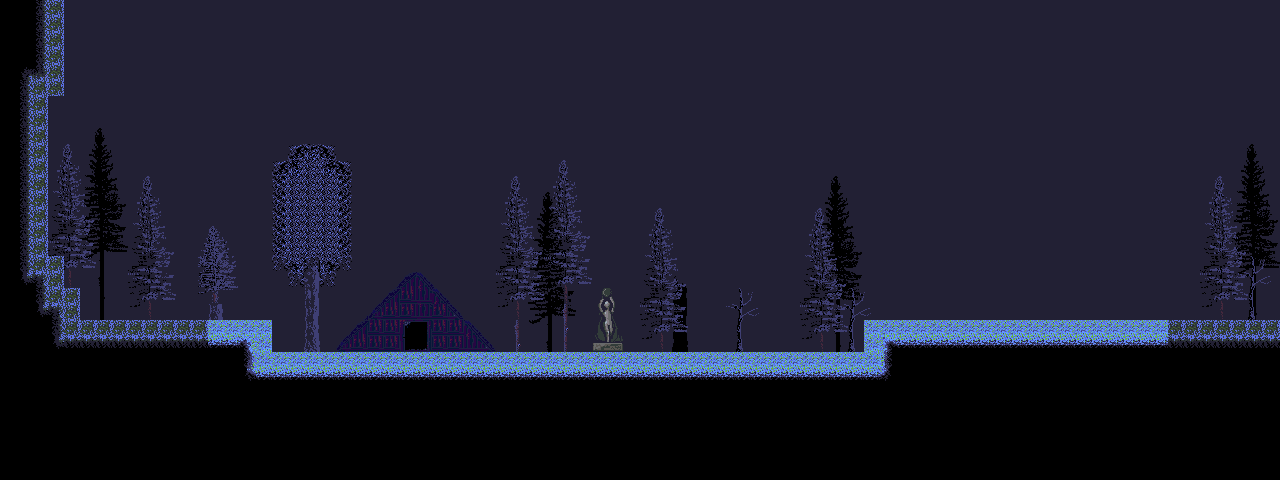

Below is a game level as drawn by its tile map, then a one-line description and the .tmx that defines it (tile-layer data replaced by summaries):
An orthogonal 80x30 tile map with 16x16 px tiles, 4 tile layers (SilhouetteLayer, BackgroundLayer, GameLayer, ForegroundLayer), 2 tilesets and 3 objects (door, shrine, spawn).

<map version="1.0" orientation="orthogonal" renderorder="left-up" width="80" height="30" tilewidth="16" tileheight="16" backgroundcolor="#222034" nextobjectid="24">
 <properties>
  <property name="exitRight" value="erreck_04.tmx" />
  <property name="spawnRight" value="playerSpawnLeft" />
 </properties>
 <tileset firstgid="1" name="Erreck_Road_tileset" tilewidth="16" tileheight="16">
  <image source="../graphics/levels/Erreck_Road_tileset.png" trans="ff00ff" width="512" height="512" />
  <terraintypes>
   <terrain name="stone" tile="-1" />
   <terrain name="grass" tile="-1" />
   <terrain name="folisilho" tile="-1" />
   <terrain name="foliage" tile="-1" />
  </terraintypes>
  <tile id="1" terrain=",,,0" />
  <tile id="2" terrain=",,0," />
  <tile id="4" terrain=",,,1" />
  <tile id="5" terrain=",,1," />
  <tile id="18" terrain=",,,3" />
  <tile id="20" terrain=",,3," />
  <tile id="26" terrain=",,,2" />
  <tile id="28" terrain=",,2," />
  <tile id="32" terrain=",,0,0" />
  <tile id="33" terrain=",0,0,0" />
  <tile id="34" terrain="0,,0,0" />
  <tile id="35" terrain=",,1,1" />
  <tile id="36" terrain=",1,1,1" />
  <tile id="37" terrain="1,,1,1" />
  <tile id="49" terrain=",,3,3" />
  <tile id="50" terrain=",3,3,3" />
  <tile id="51" terrain="3,3,3,3" />
  <tile id="52" terrain="3,,3,3" />
  <tile id="57" terrain=",,2,2" />
  <tile id="58" terrain=",2,2,2" />
  <tile id="59" terrain="2,2,2,2" />
  <tile id="60" terrain="2,,2,2" />
  <tile id="64" terrain="0,0,," />
  <tile id="65" terrain="0,0,,0" />
  <tile id="66" terrain="0,0,0," />
  <tile id="67" terrain="1,1,," />
  <tile id="68" terrain="1,1,,1" />
  <tile id="69" terrain="1,1,1," />
  <tile id="82" terrain="3,3,,3" />
  <tile id="84" terrain="3,3,3," />
  <tile id="90" terrain="2,2,,2" />
  <tile id="92" terrain="2,2,2," />
  <tile id="97" terrain=",0,,0" />
  <tile id="98" terrain="0,,0," />
  <tile id="100" terrain=",1,,1" />
  <tile id="101" terrain="1,,1," />
  <tile id="114" terrain=",3,,3" />
  <tile id="116" terrain="3,,3," />
  <tile id="122" terrain=",2,,2" />
  <tile id="124" terrain="2,,2," />
  <tile id="129" terrain=",0,," />
  <tile id="130" terrain="0,,," />
  <tile id="132" terrain=",1,," />
  <tile id="133" terrain="1,,," />
  <tile id="145" terrain="3,3,," />
  <tile id="146" terrain=",3,," />
  <tile id="148" terrain="3,,," />
  <tile id="153" terrain="2,2,," />
  <tile id="154" terrain=",2,," />
  <tile id="156" terrain="2,,," />
  <tile id="160" terrain="0,0,0,0" />
  <tile id="163" terrain="1,1,1,1" />
 </tileset>
 <tileset firstgid="1025" name="Olaf_tileset" tilewidth="16" tileheight="16">
  <image source="../graphics/levels/Olaf_tileset.png" trans="ff00ff" width="512" height="512" />
  <terraintypes>
   <terrain name="grass" tile="-1" />
   <terrain name="stone" tile="-1" />
   <terrain name="foliage" tile="-1" />
   <terrain name="foliagesilho" tile="-1" />
  </terraintypes>
  <tile id="1" terrain=",,,0" />
  <tile id="2" terrain=",,0," />
  <tile id="4" terrain=",,,1" />
  <tile id="5" terrain=",,1," />
  <tile id="18" terrain=",,,2" />
  <tile id="20" terrain=",,2," />
  <tile id="26" terrain=",,,3" />
  <tile id="28" terrain=",,3," />
  <tile id="32" terrain=",,0,0" />
  <tile id="33" terrain=",0,0,0" />
  <tile id="34" terrain="0,,0,0" />
  <tile id="35" terrain=",,1,1" />
  <tile id="36" terrain=",1,1,1" />
  <tile id="37" terrain="1,,1,1" />
  <tile id="49" terrain=",,2,2" />
  <tile id="50" terrain=",2,2,2" />
  <tile id="51" terrain="2,2,2,2" />
  <tile id="52" terrain="2,,2,2" />
  <tile id="57" terrain=",,3,3" />
  <tile id="58" terrain=",3,3,3" />
  <tile id="59" terrain="3,3,3,3" />
  <tile id="60" terrain="3,,3,3" />
  <tile id="64" terrain="0,0,," />
  <tile id="65" terrain="0,0,,0" />
  <tile id="66" terrain="0,0,0," />
  <tile id="67" terrain="1,1,," />
  <tile id="68" terrain="1,1,,1" />
  <tile id="69" terrain="1,1,1," />
  <tile id="82" terrain="2,2,,2" />
  <tile id="84" terrain="2,2,2," />
  <tile id="90" terrain="3,3,,3" />
  <tile id="92" terrain="3,3,3," />
  <tile id="97" terrain=",0,,0" />
  <tile id="98" terrain="0,,0," />
  <tile id="100" terrain=",1,,1" />
  <tile id="101" terrain="1,,1," />
  <tile id="114" terrain=",2,,2" />
  <tile id="116" terrain="2,,2," />
  <tile id="122" terrain=",3,,3" />
  <tile id="124" terrain="3,,3," />
  <tile id="129" terrain=",0,," />
  <tile id="130" terrain="0,,," />
  <tile id="132" terrain=",1,," />
  <tile id="133" terrain="1,,," />
  <tile id="145" terrain="2,2,," />
  <tile id="146" terrain=",2,," />
  <tile id="148" terrain="2,,," />
  <tile id="153" terrain="3,3,," />
  <tile id="154" terrain=",3,," />
  <tile id="156" terrain="3,,," />
  <tile id="160" terrain="0,0,0,0" />
  <tile id="163" terrain="1,1,1,1" />
 </tileset>
 <layer name="SilhouetteLayer" width="80" height="30">
  <data>[2400 cells, 125 non-empty, 35 distinct tile ids]</data>
 </layer>
 <layer name="BackgroundLayer" width="80" height="30">
  <data>[2400 cells, 321 non-empty, 96 distinct tile ids]</data>
 </layer>
 <layer name="GameLayer" width="80" height="30">
  <data>[2400 cells, 798 non-empty, 17 distinct tile ids]</data>
 </layer>
 <layer name="ForegroundLayer" width="80" height="30">
  <data>[2400 cells, 22 non-empty, 11 distinct tile ids]</data>
 </layer>
 <objectgroup name="Triggers">
  <object id="22" name="door_01" type="door" x="400.25" y="310.5" width="33.5" height="41.5">
   <properties>
    <property name="background" value="Erreck_background.png" />
    <property name="backgroundHeight" value="224" />
    <property name="changeLevel" value="erreck_cottage_01.tmx" />
    <property name="drainRate" value="0" />
    <property name="spawn" value="playerSpawnLeft" />
   </properties>
  </object>
  <object id="23" name="shrine_01" type="shrine" x="591.292" y="283.417" width="34.9167" height="69.1667" />
 </objectgroup>
 <objectgroup name="Actors">
  <object id="20" name="playerSpawnRight" type="spawn" x="1271.33" y="313.167">
   <ellipse />
  </object>
 </objectgroup>
</map>
